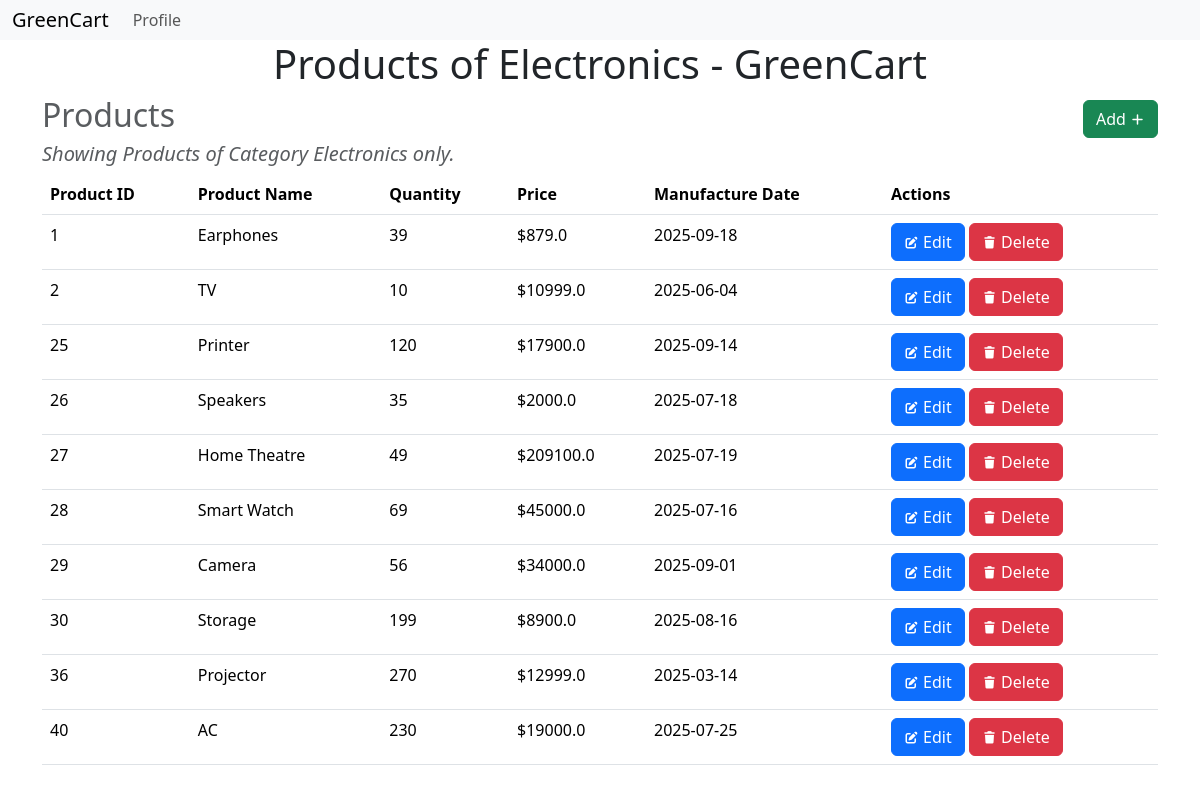
The page /category/1/show (signed in) on the database as committed earlier.
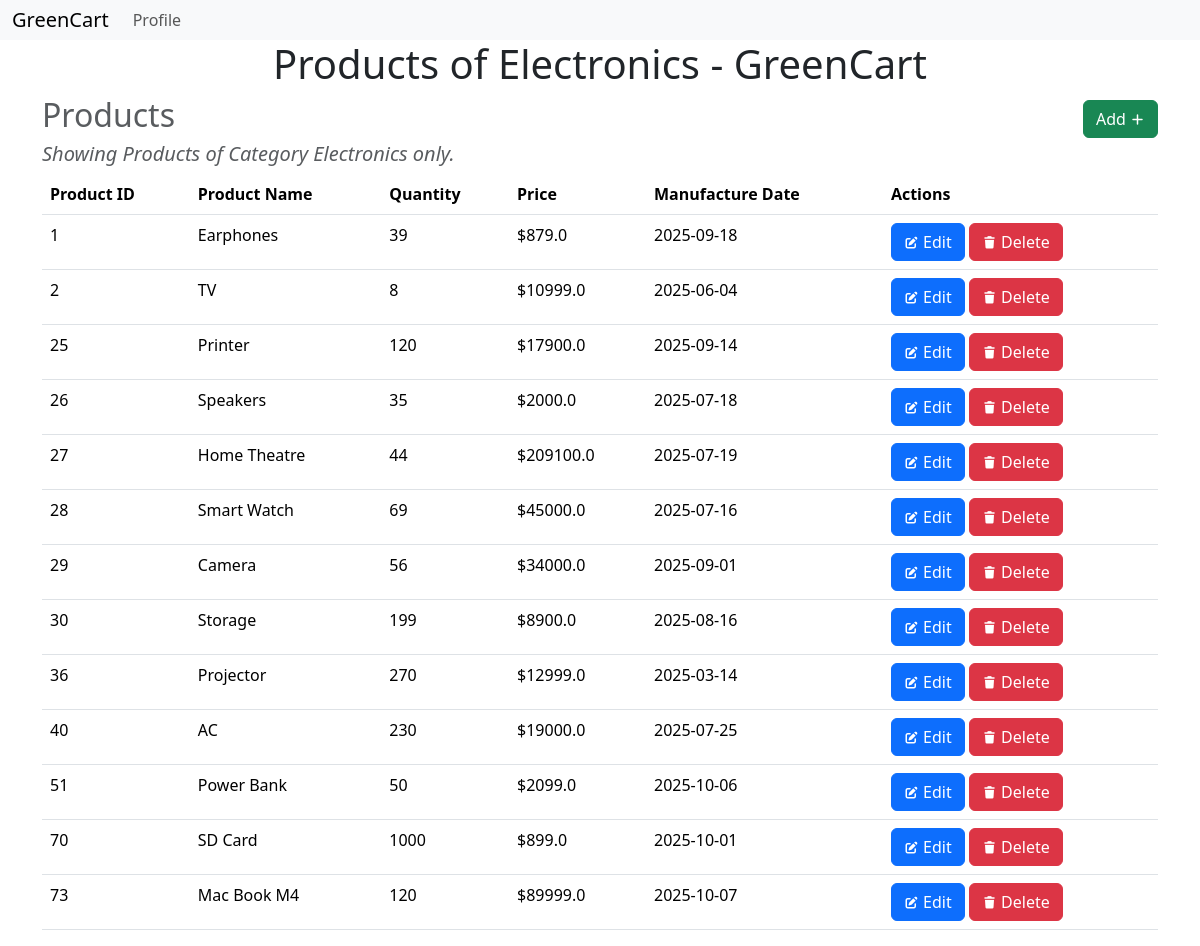
The same page on the database as committed later.
### models.py (models this page shows)
class Category(db.Model):
    __tablename__ = 'category'
    id = db.Column(db.Integer, primary_key=True)
    name = db.Column(db.String(64), unique=True, nullable=False)
    products = db.relationship('Product', backref='category', lazy=True)

class Product(db.Model):
    __tablename__ = 'product'
    id = db.Column(db.Integer, primary_key=True)
    name = db.Column(db.String(128), nullable=False)
    category_id = db.Column(db.Integer, db.ForeignKey('category.id'), nullable=False)
    quantity = db.Column(db.Integer, nullable=False)
    price = db.Column(db.Float, nullable=False)
    man_date = db.Column(db.Date, nullable=False)
    cart = db.relationship('Cart', backref='product', lazy=True)
    orders = db.relationship('Order', backref='product', lazy=True)

### routes.py (the view)
@app.route('/category/<int:id>/show')
@admin_required
def show_category(id):
    return render_template('category/show.html', user=User.query.get(session['user_id']), category=Category.query.get(id))

### routes.py (called while the page is built)
def admin_required(func):
    @wraps(func)
    def inner(*args, **kwargs):
        if 'user_id' not in session:
            flash('Please log in to access this page.')
            return redirect(url_for('login'))
        user = User.query.get(session['user_id'])
        if not user.is_admin:
            flash('You are not authorized to view this page.')
            return redirect(url_for('index'))
        return func(*args, **kwargs)
    return inner

### templates/category/show.html (shortened to what this page needs)
{% extends 'layout.html' %}
{% block content %}
    <h1>Products of {{category.name}} - GreenCart</h1>
    <div class="heading">
        <h2 class="text-muted">Products</h2>
        <a class="btn btn-success" href="{{url_for('add_product', category_id=category.id)}}">
            Add
            <i class="fas fa-plus fa-xs"></i>
        </a>
    </div>
    <h5 class="text-muted">
        <em>
            Showing Products of Category {{category.name}} only.
        </em>
    </h5>
    <table class="table">
        <thead>
            <tr>
                <th>Product ID</th>
                <th>Product Name</th>
                <th>Quantity</th>
                <th>Price</th>
                <th>Manufacture Date</th>
                <th>Actions</th>
            </tr>
        </thead>
        <body>
            {% for product in category.products %}
                <tr>
                    <td>{{ product.id }}</td>
                    <td>{{ product.name }}</td>
                    <td>{{ product.quantity }}</td>
                    <td>${{ product.price }}</td>
                    <td>{{product.man_date}}</td>
                    <td>
                        <a class="btn btn-primary" href="{{ url_for('edit_product', id=product.id) }}">
                            <i class="fas fa-edit fa-xs"></i>
                            Edit
                        </a>
                        <a class="btn btn-danger" href="{{ url_for('delete_product', id=product.id) }}">
                            <i class="fas fa-trash fa-xs"></i>
                            Delete
                        </a>
                    </td>
                </tr>
            {% endfor %}
        </body>
    </table>
{% endblock %}

### templates/layout.html (shortened to what this page needs)
<!DOCTYPE html>
<html lang="en">
<head>
    <link href="https://cdn.jsdelivr.net/npm/bootstrap@5.3.8/dist/css/bootstrap.min.css" rel="stylesheet">
    <link rel="stylesheet" href="https://cdnjs.cloudflare.com/ajax/libs/font-awesome/7.0.1/css/all.min.css">
</head>
<body>
{% include 'nav.html' %}
<div class="container">
    {% block content %}
    {% endblock %}
</div>
</body>
</html>

### templates/nav.html (shortened to what this page needs)
<nav class="navbar navbar-expand-lg bg-body-tertiary">
  <div class="container-fluid">
    <a class="navbar-brand" href="/">GreenCart</a>
    <div class="collapse navbar-collapse" id="navbarNav">
      <ul class="navbar-nav">
        {% if user %}
        <li class="nav-item">
          <a class="nav-link" href="{{url_for('profile')}}">Profile</a>
        </li>
        {% endif %}
      </ul>
    </div>
  </div>
</nav>

### templates/layout.html (style rules this page uses)
body { margin: 0; padding: 0; }

### templates/category/show.html (style rules this page uses)
.heading { display: flex; justify-content: space-between; align-items: center; }
h1,h2 { text-align: center; }

### templates/nav.html (style rules this page uses)
.navbar { width: 100%; padding: 0; }

Rows that differ between the two databases and show on the page:
changed Product "TV": quantity "10" → "8"
changed Product "Home Theatre": quantity "49" → "44"
added Product: id "51", name "Power Bank", quantity "50", price "2099.0", man_date "2025-10-06"
added Product: id "70", name "SD Card", quantity "1000", price "899.0", man_date "2025-10-01"
added Product: id "73", name "Mac Book M4", quantity "120", price "89999.0", man_date "2025-10-07"
